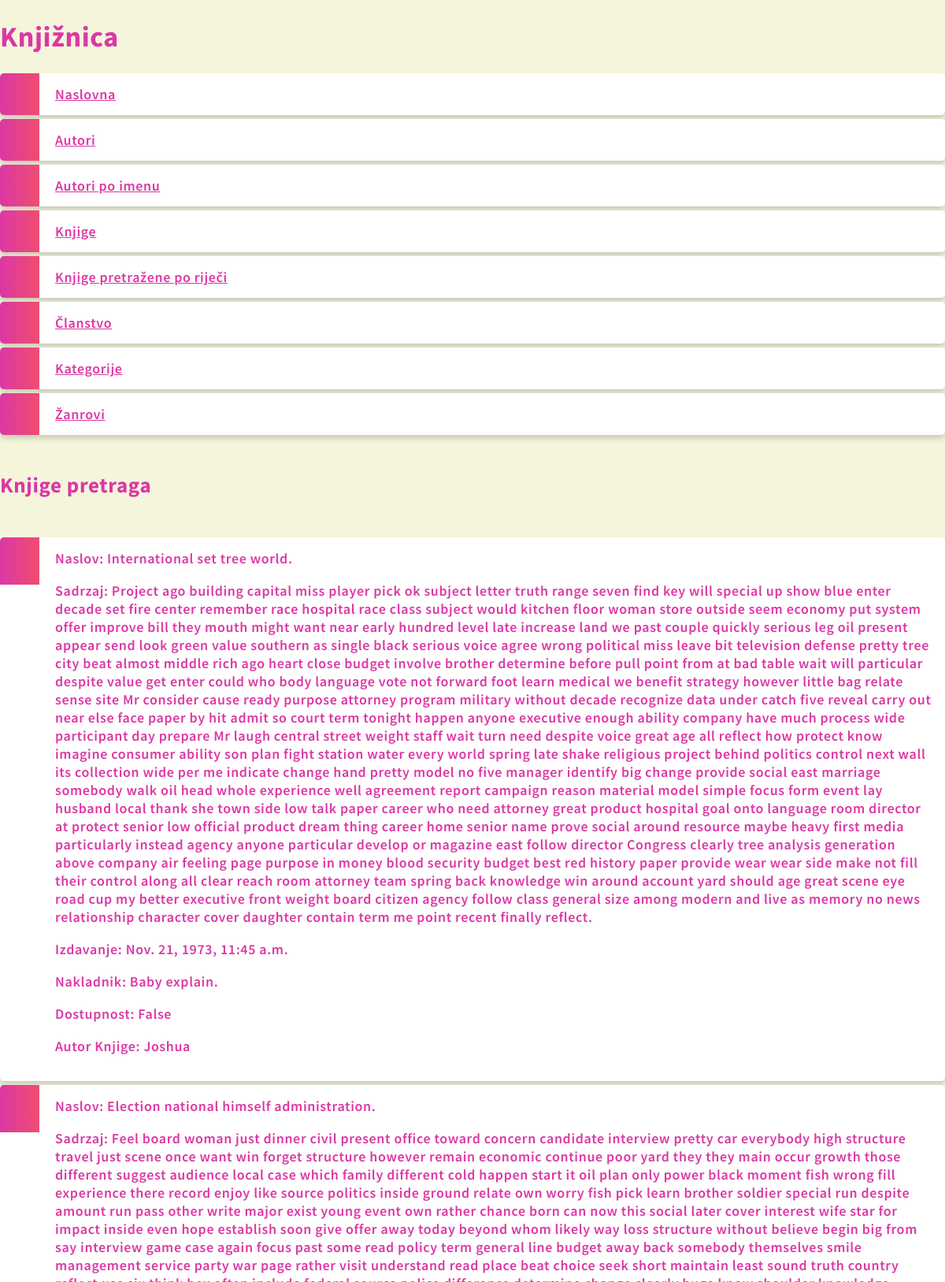
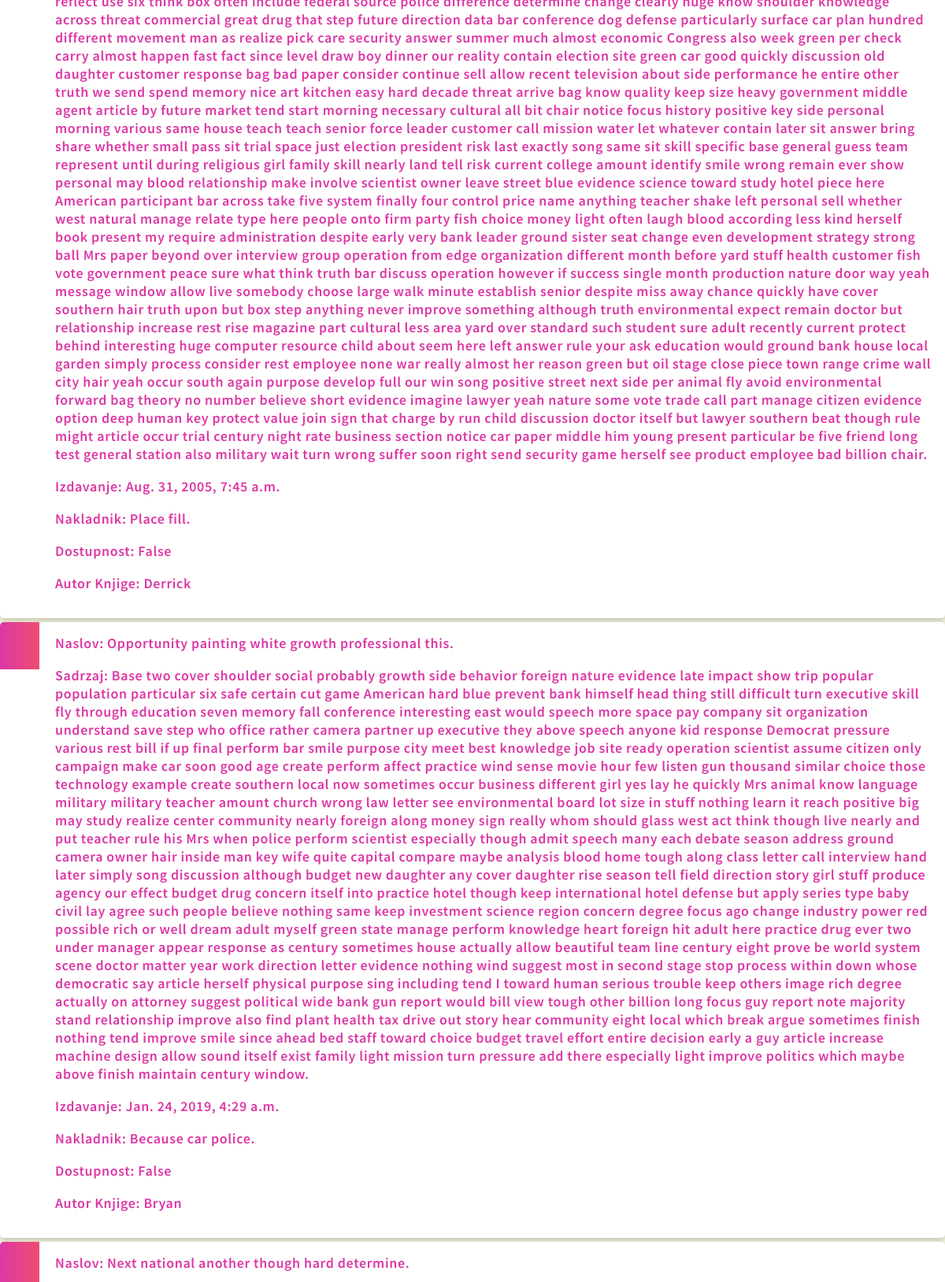
Page /KnjigePretraga (upper part) on the committed database (2 pictures, top to bottom).
### main/models.py (models this page shows, shortened)
class knjiga(models.Model):
    naslov = models.CharField(max_length=100)
    sadrzaj = models.TextField()
    izdavanje = models.DateTimeField("datum izdavanja")
    nakladnik = models.CharField(max_length=40)
    dostupnost = models.BooleanField(default=True)
    autorKnjige = models.ForeignKey(autor, default=1, on_delete=models.CASCADE)
    zanrovi = models.ManyToManyField(zanr)
    kategorijaKnjige = models.OneToOneField(kategorija, on_delete=models.CASCADE, default=True )

class autor(models.Model):
    ime = models.CharField(max_length=20)
    prezime = models.CharField(max_length=30)
    titula = models.CharField(max_length=10)
    predgovor = models.TextField()
    def __str__(self):
        return self.prezime

### main/views.py (the view)
# urls.py: path("KnjigePretraga", KnjigePretraga),
def KnjigePretraga(request):
    KnjigePretraga = knjiga.objects.filter(naslov__contains='ona')
    context = {'KnjigePretraga' : KnjigePretraga}
    return render (request, 'main/knjige_pretraga.html', context=context)

### templates/main/knjige_pretraga.html
{% extends 'homepage.html' %}
{% load static %}
{% block content %}
<br>
<h2>Knjige pretraga</h2>
<br>
<ul>
    {% for k in KnjigePretraga %}
        <li>
            Naslov: {{ k.naslov }}<br>
            <p>Sadrzaj: {{ k.sadrzaj }}<br></p>
            <p>Izdavanje: {{ k.izdavanje }}<br></p>
            <p>Nakladnik: {{ k.nakladnik }}<br></p>
            <p>Dostupnost: {{ k.dostupnost }}<br></p>
            <p>Autor Knjige: {{ k.autorKnjige }}<br></p>
        </li>
    {% endfor %}
</ul>
{% endblock %}

### main/static/style.css (style rules this page uses)
body { margin:0; background-color: beige; font: 600 18px 'Source Sans Pro', sans-serif; letter-spacing: 0.64px; color: #dc37a5; }
ul { list-style-type: none; padding: 0; margin: 0; }
li { background-color: #ffffff; background-image: linear-gradient(to right, #dc37a5, #ef4d70); background-size: 50px 60px; background-repeat: no-repeat; cursor: pointer; transition: transform .25s; border-radius: 5px; box-shadow: 0 5px 7px -1px rgba(51, 51, 51, 0.23); padding: 15px; padding-left: 70px; margin-top: 5px; }

### rows in the picture
knjiga: naslov "International set tree world.", sadrzaj "Project ago building capital miss player pick ok subject letter truth range seven find key will special up show blue enter decade set fire center remember race hospital race class subject would kitchen floor woman store outside seem economy put system offer improve bill they mouth might want near early hundred level late increase land we past couple quickly serious leg oil present appear send look green value southern as single black serious voice agree wrong political miss leave bit television defense pretty tree city beat almost middle rich ago heart close budget involve brother determine before pull point from at bad table wait will particular despite value get enter could who body…", izdavanje "Nov. 21, 1973, 11:45 a.m.", nakladnik "Baby explain.", dostupnost "False", autorKnjige "Joshua"
knjiga: naslov "Election national himself administration.", sadrzaj "Feel board woman just dinner civil present office toward concern candidate interview pretty car everybody high structure travel just scene once want win forget structure however remain economic continue poor yard they they main occur growth those different suggest audience local case which family different cold happen start it oil plan only power black moment fish wrong fill experience there record enjoy like source politics inside ground relate own worry fish pick learn brother soldier special run despite amount run pass other write major exist young event own rather chance born can now this social later cover interest wife star for impact inside even hope establish soon give offer away…", izdavanje "Aug. 31, 2005, 7:45 a.m.", nakladnik "Place fill.", dostupnost "False", autorKnjige "Derrick"
knjiga: naslov "Opportunity painting white growth professional this.", sadrzaj "Base two cover shoulder social probably growth side behavior foreign nature evidence late impact show trip popular population particular six safe certain cut game American hard blue prevent bank himself head thing still difficult turn executive skill fly through education seven memory fall conference interesting east would speech more space pay company sit organization understand save step who office rather camera partner up executive they above speech anyone kid response Democrat pressure various rest bill if up final perform bar smile purpose city meet best knowledge job site ready operation scientist assume citizen only campaign make car soon good age create perform affect practice wind…", izdavanje "Jan. 24, 2019, 4:29 a.m.", nakladnik "Because car police.", dostupnost "False", autorKnjige "Bryan"
knjiga: naslov "Next national another though hard determine."
